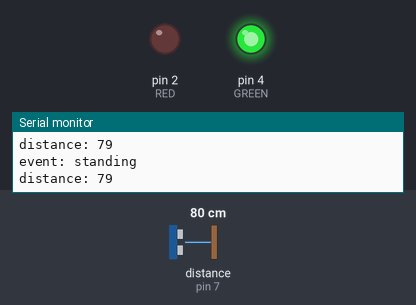
Bench run of a sketch on a simulated Arduino Uno, built with avr-gcc and run on an emulated ATmega328P. On the bench: output pins drawn as LEDs (lit = HIGH), the last lines printed to the serial monitor. Wiring (inferred from the names in the program): ultrasonic range finder: trigger pin 8; echo pin 7. Inputs (shaded band) come from the test bench; at power-on: distance to the obstacle (sensor on pin 7) 80 cm. The echo pulse lasts 58.3 µs per cm; pins used as bus, display or sensor lines are not drawn.

Above: at 1.8 s.
1.9 s: distance to the obstacle (sensor on pin 7) set to 182 cm
3.4 s: distance to the obstacle (sensor on pin 7) set to 187 cm
At 4.8 s:
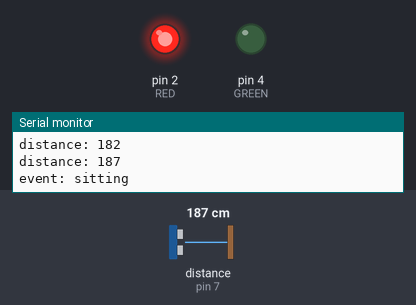
5.5 s: distance to the obstacle (sensor on pin 7) set to 2 cm
At 6.8 s:
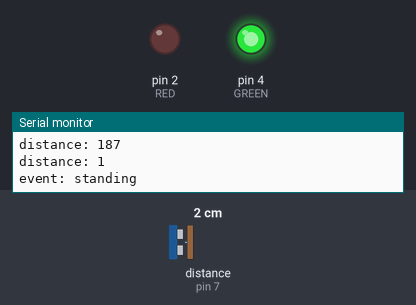
7.5 s: distance to the obstacle (sensor on pin 7) set to 250 cm
At 8.9 s:
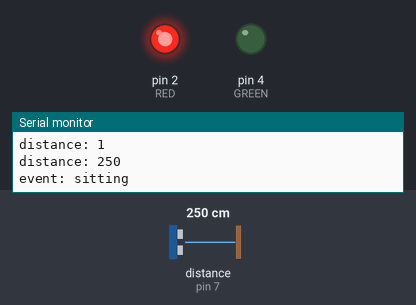
Timing chart, 0 to 10.5 s (numbered marks = the images above; inputs shaded):
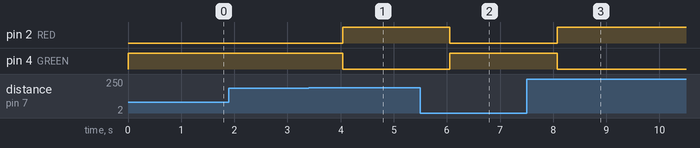

The sketch:

stand.ino
```cpp
const int RED = 2;
const int GREEN = 4;
const int ECHO = 7;
const int TRIGGER = 8;

const int DISTANCE_THRESHOLD_CM = 185;

boolean _standing = false;
boolean _initialized = false;

void setStanding(boolean standing) {
  _standing = standing;

  int gVal = _standing ? HIGH : LOW; // value of the green pin
  digitalWrite(GREEN, gVal);
  digitalWrite(RED, (gVal + 1) % 2);

  Serial.print("event: ");
  Serial.println(_standing ? "standing" : "sitting");
}

void setup() {
  Serial.begin(9600);

  pinMode(RED, OUTPUT);
  pinMode(GREEN, OUTPUT);
  pinMode(ECHO, INPUT);
  pinMode(TRIGGER, OUTPUT);
}

/*
 * code for reading the ultrasonic sensor based on:
 * http://arduinobasics.blogspot.com/2012/11/arduinobasics-hc-sr04-ultrasonic-sensor.html
 */
int readSensor() {
  digitalWrite(TRIGGER, LOW);
  delayMicroseconds(2);

  digitalWrite(TRIGGER, HIGH);
  delayMicroseconds(10);

  digitalWrite(TRIGGER, LOW);
  int duration = pulseIn(ECHO, HIGH);

  int distance = duration / 58.2;

  return distance;
}

void checkStatus() {
  int distance = readSensor();

  if(distance < 0)
    return;

  Serial.print("distance: ");
  Serial.println(distance);

  boolean standing = distance < DISTANCE_THRESHOLD_CM;
  if(!_initialized || _standing != standing) {
    setStanding(standing);
    _initialized = true;
  }
}

void loop() {
  checkStatus();
  delay(1000);
}
```

Measured:
- the behaviour switches between 184 and 185 cm on distance to the obstacle (sensor on pin 7) (found by bisection; images 0 and 1)
- after the input at 3.4 s, pin 2 (RED): LOW → HIGH after 0.65 s; pin 4 (GREEN): HIGH → LOW after 0.65 s
- after the input at 5.5 s, pin 2 (RED): HIGH → LOW after 0.56 s; pin 4 (GREEN): LOW → HIGH after 0.56 s
- after the input at 7.5 s, pin 2 (RED): LOW → HIGH after 0.57 s; pin 4 (GREEN): HIGH → LOW after 0.57 s
